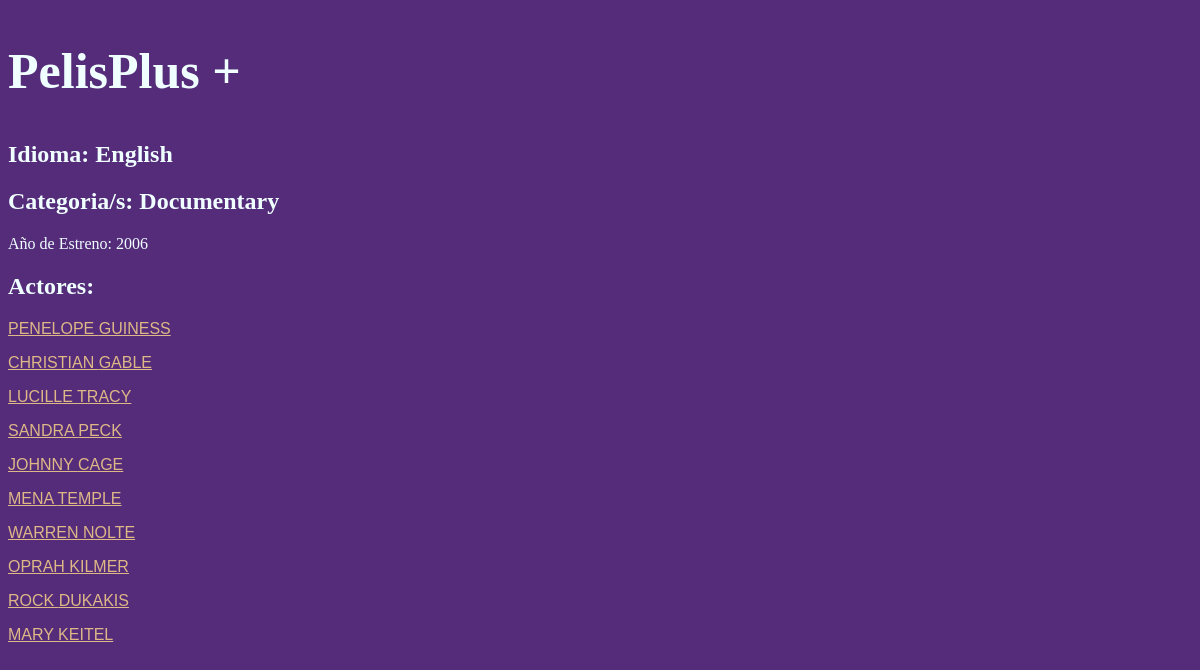
Page /info/1/ on the committed database.
### tables this page shows
CREATE TABLE "language" (
	"language_id"	SMALLINT NOT NULL,
	"name"	CHAR(20) NOT NULL,
	"last_update"	TIMESTAMP NOT NULL,
	PRIMARY KEY("language_id")
);

CREATE TABLE "film" (
	"film_id"	int NOT NULL,
	"title"	VARCHAR(255) NOT NULL,
	"description"	BLOB SUB_TYPE TEXT DEFAULT NULL,
	"release_year"	VARCHAR(4) DEFAULT NULL,
	"language_id"	SMALLINT NOT NULL,
	"original_language_id"	SMALLINT DEFAULT NULL,
	"rental_duration"	SMALLINT NOT NULL DEFAULT 3,
	"rental_rate"	DECIMAL(4, 2) NOT NULL DEFAULT 4.99,
	"length"	SMALLINT DEFAULT NULL,
	"replacement_cost"	DECIMAL(5, 2) NOT NULL DEFAULT 19.99,
	"rating"	VARCHAR(10) DEFAULT 'G',
	"special_features"	VARCHAR(100) DEFAULT NULL,
	"last_update"	TIMESTAMP NOT NULL,
	CONSTRAINT "fk_film_language_original" FOREIGN KEY("original_language_id") REFERENCES "language"("language_id"),
	CONSTRAINT "fk_film_language" FOREIGN KEY("language_id") REFERENCES "language"("language_id"),
	CONSTRAINT "CHECK_special_features" CHECK("special_features" IS null OR "special_features" LIKE '%Trailers%' OR "special_features" LIKE '%Commentaries%' OR "special_features" LIKE '%Deleted Scenes%' OR "special_features" LIKE '%Behind the Scenes%'),
	PRIMARY KEY("film_id"),
	CONSTRAINT "CHECK_special_rating" CHECK("rating" IN ('G', 'PG', 'PG-13', 'R', 'NC-17'))
);

CREATE TABLE "category" (
	"category_id"	SMALLINT NOT NULL,
	"name"	VARCHAR(25) NOT NULL,
	"last_update"	TIMESTAMP NOT NULL,
	PRIMARY KEY("category_id")
);

CREATE TABLE "actor" (
	"actor_id"	numeric NOT NULL,
	"first_name"	VARCHAR(45) NOT NULL,
	"last_name"	VARCHAR(45) NOT NULL,
	"last_update"	TIMESTAMP NOT NULL,
	PRIMARY KEY("actor_id")
);

### movies/film.py (the view)
@bp.route("/info/<int:id>/")
def info(id):
    movie_info = get_movie(id)
    movie_actors = get_actors(id)
    movie_categories = get_categorias(id)
    movie_language = get_idioma(id)
    return render_template('movies/info.html', movie_info=movie_info, movie_actors=movie_actors,
                           movie_categories=movie_categories, movie_language=movie_language)

### movies/db.py (called while the page is built)
def dict_factory(cursor, row):
    fields = [column[0] for column in cursor.description]
    return {key: value for key, value in zip(fields, row)}

def get_db():
    if 'db' not in g:
        g.db = sqlite3.connect(
            current_app.config['DATABASE'],
            detect_types=sqlite3.PARSE_DECLTYPES
        )
    g.db.row_factory = dict_factory
    return g.db

### movies/film.py (called while the page is built)
def get_movie(id):
    movie = get_db().execute(
        """SELECT f.film_id, f.release_year, a.first_name as nombre, a.last_name as apellido, c.name as categoria
                        FROM film f
                             JOIN film_category fc ON f.film_id = fc.film_id
                             JOIN category c ON fc.category_id = c.category_id
                             JOIN film_actor fa ON f.film_id = fa.film_id
                             JOIN actor a ON fa.actor_id = a.actor_id
                             WHERE f.film_id = ?""",(id,)
                             ).fetchone()
    return movie

def get_actors(id):
    actor = get_db().execute(
        """SELECT a.actor_id, f.film_id, a.first_name as nombre, a.last_name as apellido FROM film f
        JOIN film_actor fa ON f.film_id = fa.film_id
        JOIN actor a ON fa.actor_id = a.actor_id
        WHERE f.film_id = ?""",(id,)
    ).fetchall()
    return actor

def get_categorias(id):
    categoria = get_db().execute(
        """SELECT f.film_id, c. name as categorias FROM film f
        JOIN film_category fc ON f.film_id = fc.film_id
        JOIN category c ON fc.category_id = c.category_id
        WHERE f.film_id = ?""",(id,)
    ).fetchall()
    return categoria

def get_idioma(id):
    idioma = get_db().execute(
        """SELECT f.film_id, l.name as idioma FROM film f
        JOIN language l ON f.language_id = l.language_id
        WHERE f.film_id = ?""",(id,)
    ).fetchone()
    return idioma

### movies/templates/movies/info.html
{% extends 'base.html' %}
{% block content %}
    <h2>Idioma: {{movie_language['idioma']}}</h2>
    <h2>Categoria/s:{% for categoryname in movie_categories %}
                    {{categoryname['categorias']}}
    {%endfor%}</h2>
    <p>Año de Estreno: {{movie_info['release_year']}}</p>
    <h2>Actores:</h2>
    {% for actorname in movie_actors %}
    <a href="{{url_for('film.artists', id=actorname['actor_id'])}}">
        <p>{{actorname['nombre']}} {{actorname['apellido']}}</p>
    </a>
{%endfor%}
{% endblock %}

### movies/templates/base.html (shortened to what this page needs)
<!doctype html>
<link rel="stylesheet" href="{{ url_for('static', filename='style.css') }}">
<nav>
  <h1 id="titulo">PelisPlus +</h1>
</nav>
<section class="content">
  {% block content %}{% endblock %}
</section>

### movies/static/style.css (style rules this page uses)
#titulo { font-size: 50px; }
a { color: burlywood ; font-family: 'Lucida Sans', 'Lucida Sans Regular', 'Lucida Grande', 'Lucida Sans Unicode', Geneva, Verdana, sans-serif; }

### rows in the picture
language: idioma "English"
film: categorias "Documentary", release_year "2006"
actor: nombre "PENELOPE", apellido "GUINESS"
actor: nombre "CHRISTIAN", apellido "GABLE"
actor: nombre "LUCILLE", apellido "TRACY"
actor: nombre "SANDRA", apellido "PECK"
actor: nombre "JOHNNY", apellido "CAGE"
actor: nombre "MENA", apellido "TEMPLE"
actor: nombre "WARREN", apellido "NOLTE"
actor: nombre "OPRAH", apellido "KILMER"
actor: nombre "ROCK", apellido "DUKAKIS"
actor: nombre "MARY", apellido "KEITEL"
